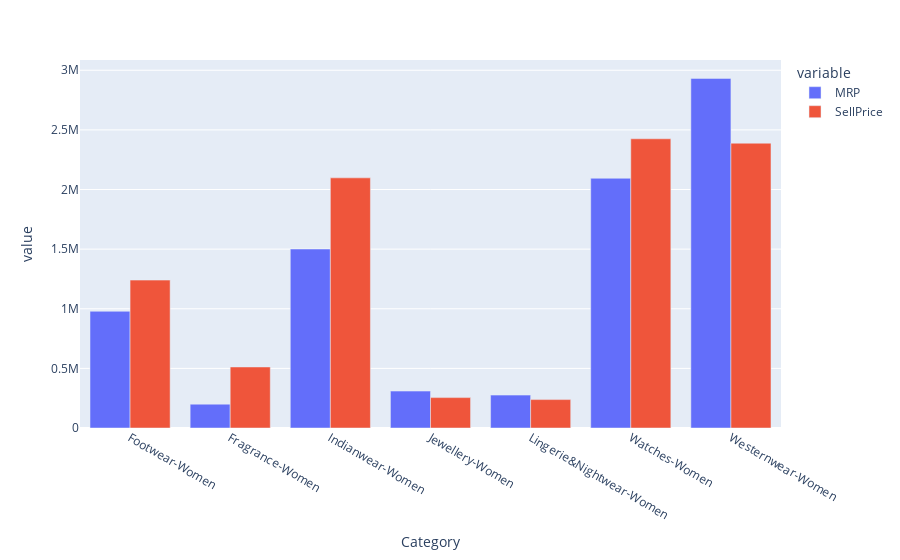

Source (notebook cell):
### Code cell
fig =px.bar(mrp_sell_delta,barmode='group' )
fig.update_layout(width = 900)
fig.show()

### Figure 1 — Plotly figure (JSON) as saved in the notebook; plotly's stock layout.template omitted (floating-point values rounded to 4 significant figures)
{"data": [{"alignmentgroup": "True", "hovertemplate": "variable=MRP<br>Category=%{x}<br>value=%{y}<extra></extra>", "legendgroup": "MRP", "marker": {"color": "#636efa", "pattern": {"shape": ""}}, "name": "MRP", "offsetgroup": "MRP", "orientation": "v", "showlegend": true, "textposition": "auto", "type": "bar", "x": ["Footwear-Women", "Fragrance-Women", "Indianwear-Women", "Jewellery-Women", "Lingerie&Nightwear-Women", "Watches-Women", "Westernwear-Women"], "xaxis": "x", "y": [978600.0, 199900.0, 1501000.0, 309600.0, 275800.0, 2094103, 2932000.0], "yaxis": "y"}, {"alignmentgroup": "True", "hovertemplate": "variable=SellPrice<br>Category=%{x}<br>value=%{y}<extra></extra>", "legendgroup": "SellPrice", "marker": {"color": "#EF553B", "pattern": {"shape": ""}}, "name": "SellPrice", "offsetgroup": "SellPrice", "orientation": "v", "showlegend": true, "textposition": "auto", "type": "bar", "x": ["Footwear-Women", "Fragrance-Women", "Indianwear-Women", "Jewellery-Women", "Lingerie&Nightwear-Women", "Watches-Women", "Westernwear-Women"], "xaxis": "x", "y": [1240072, 511773, 2097574, 254755, 238255, 2425092, 2388326], "yaxis": "y"}], "layout": {"barmode": "group", "legend": {"title": {"text": "variable"}, "tracegroupgap": 0}, "margin": {"t": 60}, "width": 900, "xaxis": {"anchor": "y", "domain": [0, 1], "title": {"text": "Category"}}, "yaxis": {"anchor": "x", "domain": [0, 1], "title": {"text": "value"}}}}
